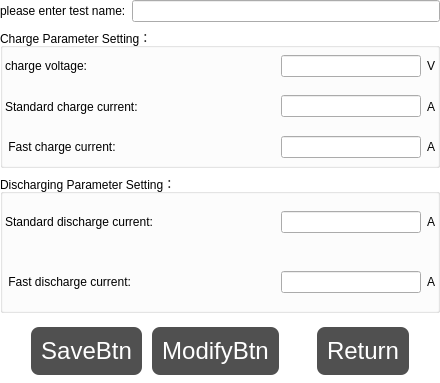
<?xml version="1.0" encoding="UTF-8"?>
<ui version="4.0">
 <class>ChargeAndDischargeTestDialog</class>
 <widget class="QDialog" name="ChargeAndDischargeTestDialog">
  <property name="geometry">
   <rect>
    <x>0</x>
    <y>0</y>
    <width>440</width>
    <height>383</height>
   </rect>
  </property>
  <property name="windowTitle">
   <string>ChargeAndDischargeTestDialog</string>
  </property>
  <property name="styleSheet">
   <string notr="true">QPushButton {
		
	background-color: rgb(80, 80, 80);
    border-radius: 8px;
    padding: 10px 10px;
    text-align: center;
    text-decoration: none;
    font-size: 24px;
    margin: 8px 4px;
    color: white;
}
QPushButton:hover {   
	
	background-color: rgb(0, 0, 0);
}
QPushButton:pressed {
    padding-left:13px;
    /*上内边距为3像素，让按下时字向下移动3像素*/  
    padding-top:13px;
}
QDialog#ChargeAndDischargeTestDialog{	
	background-color: rgb(255, 255, 255);
}</string>
  </property>
  <layout class="QVBoxLayout" name="verticalLayout_3">
   <property name="leftMargin">
    <number>0</number>
   </property>
   <property name="topMargin">
    <number>0</number>
   </property>
   <property name="rightMargin">
    <number>0</number>
   </property>
   <property name="bottomMargin">
    <number>0</number>
   </property>
   <item>
    <layout class="QHBoxLayout" name="horizontalLayout_3">
     <item>
      <widget class="QLabel" name="label_2">
       <property name="sizePolicy">
        <sizepolicy hsizetype="Preferred" vsizetype="Fixed">
         <horstretch>0</horstretch>
         <verstretch>0</verstretch>
        </sizepolicy>
       </property>
       <property name="styleSheet">
        <string notr="true">font: 12pt &quot;微软雅黑&quot;;</string>
       </property>
       <property name="text">
        <string>please enter test name:</string>
       </property>
      </widget>
     </item>
     <item>
      <widget class="QLineEdit" name="lineEdit_testname">
       <property name="styleSheet">
        <string notr="true">font: 12pt &quot;微软雅黑&quot;;</string>
       </property>
       <property name="text">
        <string/>
       </property>
      </widget>
     </item>
    </layout>
   </item>
   <item>
    <widget class="QGroupBox" name="groupBox">
     <property name="styleSheet">
      <string notr="true">font: 12pt &quot;微软雅黑&quot;;</string>
     </property>
     <property name="title">
      <string>Charge Parameter Setting：</string>
     </property>
     <layout class="QVBoxLayout" name="verticalLayout">
      <property name="spacing">
       <number>8</number>
      </property>
      <property name="leftMargin">
       <number>2</number>
      </property>
      <property name="topMargin">
       <number>2</number>
      </property>
      <property name="rightMargin">
       <number>2</number>
      </property>
      <property name="bottomMargin">
       <number>2</number>
      </property>
      <item>
       <layout class="QHBoxLayout" name="horizontalLayout_15">
        <item>
         <widget class="QLabel" name="label">
          <property name="text">
           <string>charge voltage:</string>
          </property>
         </widget>
        </item>
        <item>
         <widget class="QLineEdit" name="lineEdit_chargeVoltage">
          <property name="sizePolicy">
           <sizepolicy hsizetype="Expanding" vsizetype="Fixed">
            <horstretch>0</horstretch>
            <verstretch>0</verstretch>
           </sizepolicy>
          </property>
          <property name="minimumSize">
           <size>
            <width>140</width>
            <height>0</height>
           </size>
          </property>
          <property name="maximumSize">
           <size>
            <width>140</width>
            <height>16777215</height>
           </size>
          </property>
          <property name="inputMask">
           <string/>
          </property>
          <property name="placeholderText">
           <string/>
          </property>
         </widget>
        </item>
        <item>
         <widget class="QLabel" name="label_9">
          <property name="sizePolicy">
           <sizepolicy hsizetype="Fixed" vsizetype="Preferred">
            <horstretch>0</horstretch>
            <verstretch>0</verstretch>
           </sizepolicy>
          </property>
          <property name="text">
           <string>V</string>
          </property>
         </widget>
        </item>
       </layout>
      </item>
      <item>
       <layout class="QHBoxLayout" name="horizontalLayout_4">
        <item>
         <widget class="QLabel" name="label_15">
          <property name="text">
           <string>Standard charge current:</string>
          </property>
         </widget>
        </item>
        <item>
         <widget class="QLineEdit" name="lineEdit_chargeCurrent_standard">
          <property name="sizePolicy">
           <sizepolicy hsizetype="Expanding" vsizetype="Fixed">
            <horstretch>0</horstretch>
            <verstretch>0</verstretch>
           </sizepolicy>
          </property>
          <property name="minimumSize">
           <size>
            <width>140</width>
            <height>0</height>
           </size>
          </property>
          <property name="maximumSize">
           <size>
            <width>140</width>
            <height>16777215</height>
           </size>
          </property>
          <property name="placeholderText">
           <string/>
          </property>
         </widget>
        </item>
        <item>
         <widget class="QLabel" name="label_13">
          <property name="sizePolicy">
           <sizepolicy hsizetype="Fixed" vsizetype="Preferred">
            <horstretch>0</horstretch>
            <verstretch>0</verstretch>
           </sizepolicy>
          </property>
          <property name="text">
           <string>A</string>
          </property>
         </widget>
        </item>
       </layout>
      </item>
      <item>
       <layout class="QHBoxLayout" name="horizontalLayout_5">
        <item>
         <widget class="QLabel" name="label_16">
          <property name="text">
           <string> Fast charge current:</string>
          </property>
         </widget>
        </item>
        <item>
         <widget class="QLineEdit" name="lineEdit_chargeCurrent_fast">
          <property name="sizePolicy">
           <sizepolicy hsizetype="Expanding" vsizetype="Fixed">
            <horstretch>0</horstretch>
            <verstretch>0</verstretch>
           </sizepolicy>
          </property>
          <property name="minimumSize">
           <size>
            <width>140</width>
            <height>0</height>
           </size>
          </property>
          <property name="maximumSize">
           <size>
            <width>140</width>
            <height>16777215</height>
           </size>
          </property>
          <property name="placeholderText">
           <string/>
          </property>
         </widget>
        </item>
        <item>
         <widget class="QLabel" name="label_14">
          <property name="sizePolicy">
           <sizepolicy hsizetype="Fixed" vsizetype="Preferred">
            <horstretch>0</horstretch>
            <verstretch>0</verstretch>
           </sizepolicy>
          </property>
          <property name="text">
           <string>A</string>
          </property>
         </widget>
        </item>
       </layout>
      </item>
     </layout>
    </widget>
   </item>
   <item>
    <widget class="QGroupBox" name="groupBox_2">
     <property name="styleSheet">
      <string notr="true">font: 12pt &quot;微软雅黑&quot;;</string>
     </property>
     <property name="title">
      <string>Discharging Parameter Setting：</string>
     </property>
     <layout class="QVBoxLayout" name="verticalLayout_2">
      <property name="spacing">
       <number>8</number>
      </property>
      <property name="leftMargin">
       <number>2</number>
      </property>
      <property name="topMargin">
       <number>2</number>
      </property>
      <property name="rightMargin">
       <number>2</number>
      </property>
      <property name="bottomMargin">
       <number>2</number>
      </property>
      <item>
       <layout class="QHBoxLayout" name="horizontalLayout_6">
        <item>
         <widget class="QLabel" name="label_17">
          <property name="text">
           <string>Standard discharge current:</string>
          </property>
         </widget>
        </item>
        <item>
         <widget class="QLineEdit" name="lineEdit_dischargeCurrent_standard">
          <property name="sizePolicy">
           <sizepolicy hsizetype="Expanding" vsizetype="Fixed">
            <horstretch>0</horstretch>
            <verstretch>0</verstretch>
           </sizepolicy>
          </property>
          <property name="minimumSize">
           <size>
            <width>140</width>
            <height>0</height>
           </size>
          </property>
          <property name="maximumSize">
           <size>
            <width>140</width>
            <height>16777215</height>
           </size>
          </property>
          <property name="placeholderText">
           <string/>
          </property>
         </widget>
        </item>
        <item>
         <widget class="QLabel" name="label_18">
          <property name="sizePolicy">
           <sizepolicy hsizetype="Fixed" vsizetype="Preferred">
            <horstretch>0</horstretch>
            <verstretch>0</verstretch>
           </sizepolicy>
          </property>
          <property name="text">
           <string>A</string>
          </property>
         </widget>
        </item>
       </layout>
      </item>
      <item>
       <layout class="QHBoxLayout" name="horizontalLayout_7">
        <item>
         <widget class="QLabel" name="label_19">
          <property name="text">
           <string> Fast discharge current:</string>
          </property>
         </widget>
        </item>
        <item>
         <widget class="QLineEdit" name="lineEdit_dischargeCurrent_fast">
          <property name="sizePolicy">
           <sizepolicy hsizetype="Expanding" vsizetype="Fixed">
            <horstretch>0</horstretch>
            <verstretch>0</verstretch>
           </sizepolicy>
          </property>
          <property name="minimumSize">
           <size>
            <width>140</width>
            <height>0</height>
           </size>
          </property>
          <property name="maximumSize">
           <size>
            <width>140</width>
            <height>16777215</height>
           </size>
          </property>
          <property name="placeholderText">
           <string/>
          </property>
         </widget>
        </item>
        <item>
         <widget class="QLabel" name="label_20">
          <property name="sizePolicy">
           <sizepolicy hsizetype="Fixed" vsizetype="Preferred">
            <horstretch>0</horstretch>
            <verstretch>0</verstretch>
           </sizepolicy>
          </property>
          <property name="text">
           <string>A</string>
          </property>
         </widget>
        </item>
       </layout>
      </item>
     </layout>
    </widget>
   </item>
   <item>
    <layout class="QHBoxLayout" name="horizontalLayout_2">
     <property name="spacing">
      <number>2</number>
     </property>
     <item>
      <spacer name="horizontalSpacer_3">
       <property name="orientation">
        <enum>Qt::Horizontal</enum>
       </property>
       <property name="sizeHint" stdset="0">
        <size>
         <width>40</width>
         <height>20</height>
        </size>
       </property>
      </spacer>
     </item>
     <item>
      <widget class="QPushButton" name="SaveBtn">
       <property name="text">
        <string>SaveBtn</string>
       </property>
      </widget>
     </item>
     <item>
      <widget class="QPushButton" name="ModifyBtn">
       <property name="text">
        <string>ModifyBtn</string>
       </property>
      </widget>
     </item>
     <item>
      <spacer name="horizontalSpacer_5">
       <property name="orientation">
        <enum>Qt::Horizontal</enum>
       </property>
       <property name="sizeHint" stdset="0">
        <size>
         <width>40</width>
         <height>20</height>
        </size>
       </property>
      </spacer>
     </item>
     <item>
      <widget class="QPushButton" name="ReturnBtn">
       <property name="text">
        <string>Return</string>
       </property>
      </widget>
     </item>
     <item>
      <spacer name="horizontalSpacer_4">
       <property name="orientation">
        <enum>Qt::Horizontal</enum>
       </property>
       <property name="sizeHint" stdset="0">
        <size>
         <width>40</width>
         <height>20</height>
        </size>
       </property>
      </spacer>
     </item>
    </layout>
   </item>
  </layout>
 </widget>
 <layoutdefault spacing="6" margin="11"/>
 <resources/>
 <connections/>
</ui>
